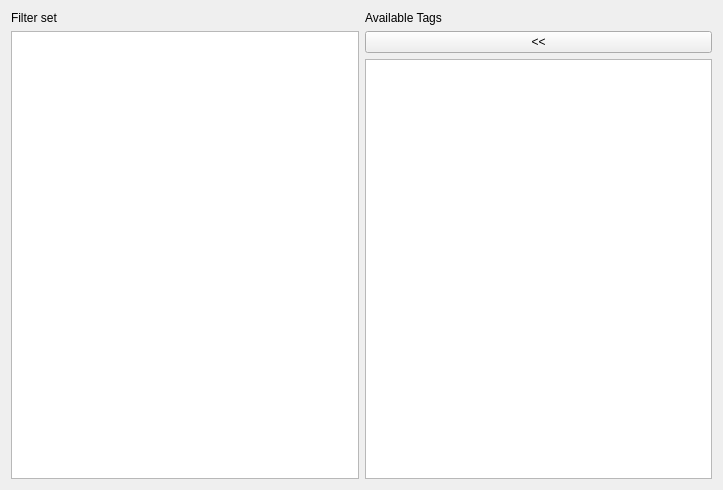
<?xml version="1.0" encoding="UTF-8"?>
<ui version="4.0">
 <class>OverlayFilter</class>
 <widget class="QWidget" name="OverlayFilter">
  <property name="geometry">
   <rect>
    <x>0</x>
    <y>0</y>
    <width>723</width>
    <height>490</height>
   </rect>
  </property>
  <property name="windowTitle">
   <string>Form</string>
  </property>
  <layout class="QGridLayout" name="gridLayout">
   <item row="0" column="0">
    <widget class="QLabel" name="label_2">
     <property name="text">
      <string>Filter set</string>
     </property>
    </widget>
   </item>
   <item row="0" column="1">
    <widget class="QLabel" name="label">
     <property name="text">
      <string>Available Tags</string>
     </property>
    </widget>
   </item>
   <item row="1" column="1">
    <widget class="QPushButton" name="pushButton">
     <property name="text">
      <string>&lt;&lt;</string>
     </property>
    </widget>
   </item>
   <item row="1" column="0" rowspan="2">
    <widget class="QListWidget" name="overlay_filter">
     <property name="toolTip">
      <string>&lt;html&gt;&lt;head/&gt;&lt;body&gt;&lt;p&gt;The list of tags will be matched against the available tags in the current overlays&lt;/p&gt;&lt;p&gt;&lt;br/&gt;&lt;/p&gt;&lt;p&gt;&lt;br/&gt;&lt;/p&gt;&lt;/body&gt;&lt;/html&gt;</string>
     </property>
    </widget>
   </item>
   <item row="2" column="1">
    <widget class="QListWidget" name="overlay_tags">
     <property name="toolTip">
      <string>&lt;html&gt;&lt;head/&gt;&lt;body&gt;&lt;p&gt;Pick the tags to generate a filter (multiple tags are concatenated to make a filter)&lt;/p&gt;&lt;p&gt;&lt;br/&gt;&lt;/p&gt;&lt;/body&gt;&lt;/html&gt;</string>
     </property>
     <property name="selectionMode">
      <enum>QAbstractItemView::MultiSelection</enum>
     </property>
    </widget>
   </item>
  </layout>
 </widget>
 <resources/>
 <connections/>
</ui>
